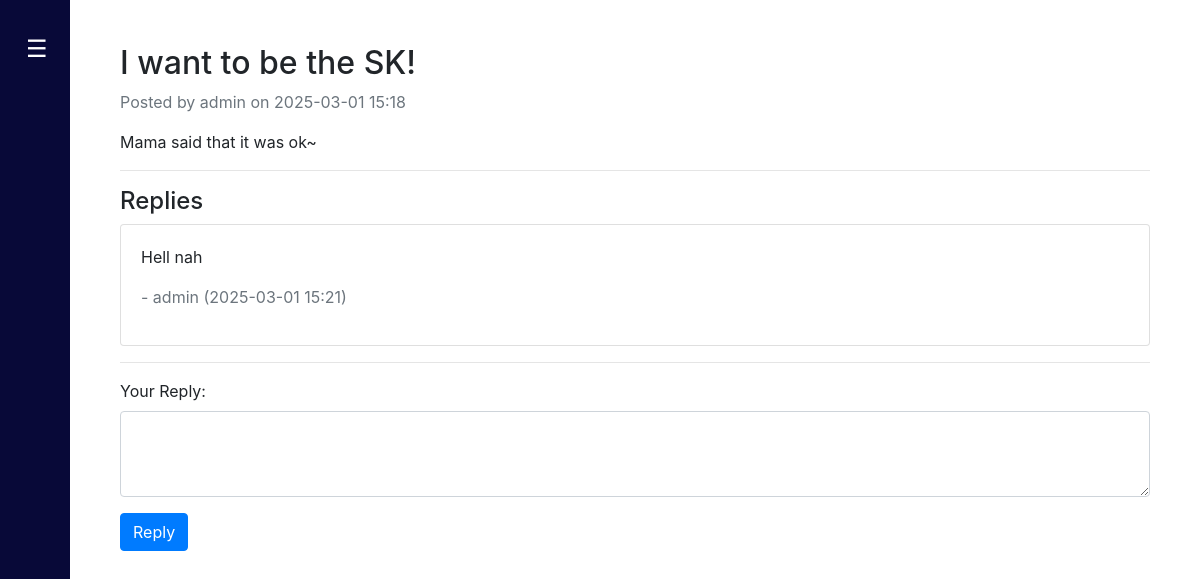
Screenshot of /forums/1 (signed in) with the database file from the repository.
### Website/models.py (models this page shows, shortened)
class ForumPost(db.Model):
    id = db.Column(db.Integer, primary_key=True)
    title = db.Column(db.String(255), nullable=False)
    content = db.Column(db.Text, nullable=False)
    created_at = db.Column(db.DateTime, default=db.func.current_timestamp())
    user_id = db.Column(db.Integer, db.ForeignKey('user.id'), nullable=False)
    user = db.relationship('User', backref='forum_posts')

class User(db.Model, UserMixin):
    id = db.Column(db.Integer, primary_key=True)
    email = db.Column(db.String(150), unique=True, nullable=False)
    firstName = db.Column(db.String(150), nullable=False)  # For first name
    password = db.Column(db.String(150), nullable=False)  # For storing password hash
    is_admin = db.Column(db.Boolean, default=False)  # Optional: for admin flag

class ForumComment(db.Model):
    id = db.Column(db.Integer, primary_key=True)
    content = db.Column(db.Text, nullable=False)
    created_at = db.Column(db.DateTime, default=db.func.current_timestamp())
    user_id = db.Column(db.Integer, db.ForeignKey('user.id'), nullable=False)
    post_id = db.Column(db.Integer, db.ForeignKey('forum_post.id'), nullable=False)
    user = db.relationship('User', backref='forum_comments')

### Website/views.py (the view, shortened to what this page needs)
@views.route('/forums/<int:post_id>', methods=['GET', 'POST'])
@login_required
def forum_post(post_id):
    post = ForumPost.query.get_or_404(post_id)
    comments = ForumComment.query.filter_by(post_id=post.id).order_by(ForumComment.created_at).all()
    return render_template("forum_post.html", post=post, comments=comments, user=current_user)

### Website/templates/forum_post.html (shortened to what this page needs)
{% extends "base.html" %}
{% block content %}
<div class="container mt-4">
    <h2>{{ post.title }}</h2>
    <p class="text-muted">Posted by {{ post.user.firstName }} on {{ post.created_at.strftime('%Y-%m-%d %H:%M') }}</p>
    <p>{{ post.content }}</p>
    <hr>
    <h4>Replies</h4>
    <div class="comments">
        {% for comment in comments %}
        <div class="card my-2">
            <div class="card-body">
                <p class="card-text">{{ comment.content }}</p>
                <p class="text-muted">- {{ comment.user.firstName }} ({{ comment.created_at.strftime('%Y-%m-%d %H:%M') }})</p>
            </div>
        </div>
        {% else %}
        <p>No comments yet. Be the first to reply!</p>
        {% endfor %}
    </div>
    <hr>
    {% if user.is_authenticated %}
    <form method="POST">
        <div class="form-group">
            <label for="content">Your Reply:</label>
            <textarea class="form-control" id="content" name="content" rows="3" required></textarea>
        </div>
        <button type="submit" class="btn btn-primary">Reply</button>
    </form>
    {% else %}
    <p class="text-center">You need to <a href="{{ url_for('auth.login') }}">log in</a> to reply.</p>
    {% endif %}
</div>
{% endblock %}

### Website/templates/base.html (style rules this page uses)
body { display: flex; min-height: 100vh; overflow-x: hidden; }

### rows the page displays
ForumPost: title "I want to be the SK!", created_at "2025-03-01 15:18", content "Mama said that it was ok~"
User: user.firstName "admin"
ForumComment: content "Hell nah", user.firstName "admin", created_at "2025-03-01 15:21"
